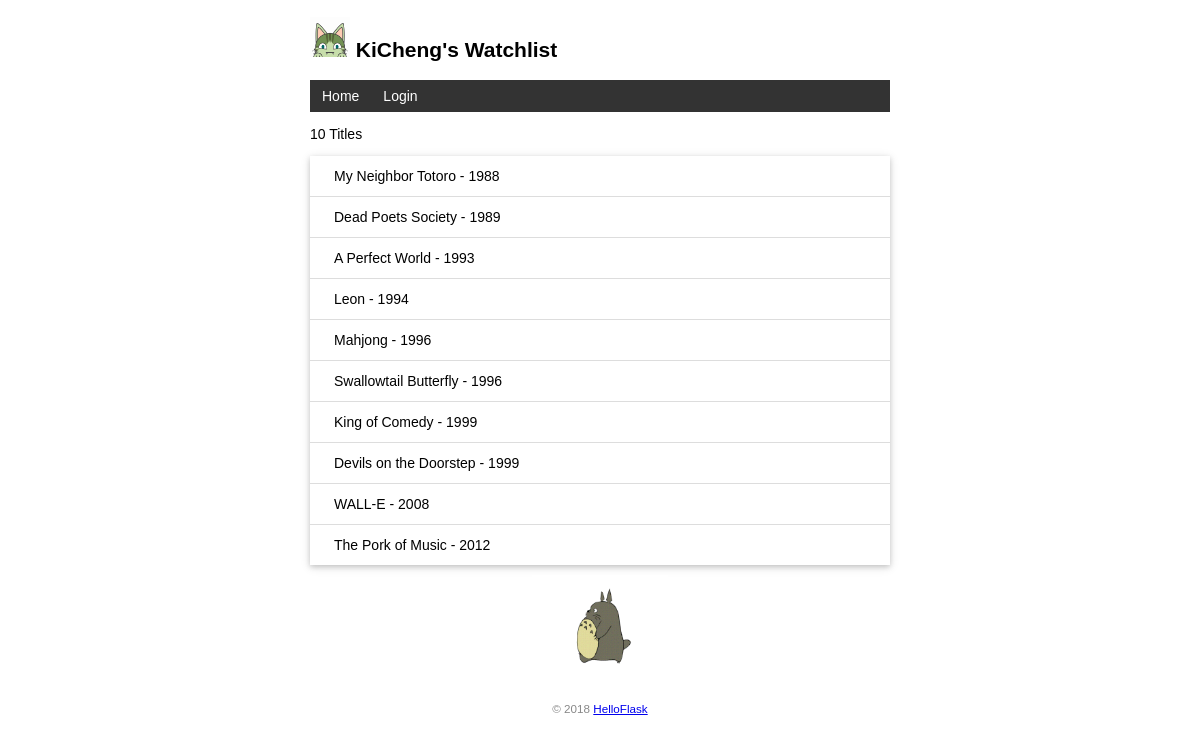
The page / on the database its author committed.
### watchlist/models.py (models this page shows, shortened)
class User(db.Model, UserMixin):  # 表名自动小写"user"
    id = db.Column(db.Integer, primary_key=True)
    name = db.Column(db.String(20))
    username = db.Column(db.String(20))
    hash_password = db.Column(db.String(128))

class Movie(db.Model):
    id = db.Column(db.Integer, primary_key=True)
    title = db.Column(db.String(60))
    year = db.Column(db.String(4))

### watchlist/views.py (the view, shortened to what this page needs)
@app.route('/', methods=['GET', 'POST'])  # 默认只接受 GET 请求，上面的写法表示同时接受 GET 和 POST 请求
def index():
    movies = Movie.query.all()
    return render_template('index.html', movies=movies)

### watchlist/__init__.py (called while the page is built)
@app.context_processor
def inject_user():
    from watchlist.models import User
    user = User.query.first()
    return dict(user=user)  # {'user':user},这个函数返回的变量（以字典键值对的形式）将会统一注入到每一个模板的上下文环境中，因此可以直接在模板中使用

### watchlist/templates/index.html (shortened to what this page needs)
{% extends 'base.html' %}
{% block content %}
<p>{{ movies|length }} Titles</p>
<ul class="movie-list">
    {% for movie in movies %}
    <li>{{ movie.title }} - {{ movie.year }}
    </li>
    {% endfor %}
</ul>
<img alt="Walking Totoro" class="totoro" src="{{ url_for('static', filename='images/totoro.gif') }}" title="to~to~ro~">
{% endblock %}

### watchlist/templates/base.html (shortened to what this page needs)
<!DOCTYPE html>
<html lang="en">
<head>
    {% block head %}
    <link rel="stylesheet" href="{{ url_for('static', filename='style.css') }}" type="text/css">
    {% endblock %}
</head>
<body>
    <h2>
        <img alt="Avatar" class="avatar" src="{{ url_for('static', filename='images/avatar.png') }}">
        {{ user.name }}'s Watchlist
    </h2>
    <nav>
        <ul>
            <li><a href="{{ url_for('index') }}">Home</a></li>
            {% if current_user.is_authenticated %}
                <li><a href="{{ url_for('settings') }}">Settings</a></li>
                <li><a href="{{ url_for('logout') }}">Logout</a></li>
            {% else %}
                <li><a href="{{ url_for('login') }}">Login</a></li>
            {% endif %}
        </ul>
    </nav>
    {% block content %}{% endblock %}
    <footer>
        <small>&copy; 2018 <a href="http://helloflask.com/book/3">HelloFlask</a></small>
    </footer>
</body>
</html>

### watchlist/static/style.css (style rules this page uses)
body { margin: auto; max-width: 580px; font-size: 14px; font-family: Helvetica, Arial, sans-serif; }
footer { color: #888; margin-top: 15px; text-align: center; padding: 10px; }
.avatar { width: 40px; }
.movie-list { list-style-type: none; padding: 0; margin-bottom: 10px; box-shadow: 0 2px 5px 0 rgba(0, 0, 0, 0.16), 0 2px 10px 0 rgba(0, 0, 0, 0.12); }
.movie-list li { padding: 12px 24px; border-bottom: 1px solid #ddd; }
.movie-list li:last-child { border-bottom:none; }
.totoro { display: block; margin: 0 auto; height: 100px; }
nav ul { list-style-type: none; margin: 0; padding: 0; overflow: hidden; background-color: #333; }
nav li { float: left; }
nav li a { display: block; color: white; text-align: center; padding: 8px 12px; text-decoration: none; }

### rows shown on the page
User: name "KiCheng"
Movie: title "My Neighbor Totoro", year "1988"
Movie: title "Dead Poets Society", year "1989"
Movie: title "A Perfect World", year "1993"
Movie: title "Leon", year "1994"
Movie: title "Mahjong", year "1996"
Movie: title "Swallowtail Butterfly", year "1996"
Movie: title "King of Comedy", year "1999"
Movie: title "Devils on the Doorstep", year "1999"
Movie: title "WALL-E", year "2008"
Movie: title "The Pork of Music", year "2012"

### other values the page prints
{{ movies|length }} "10"
